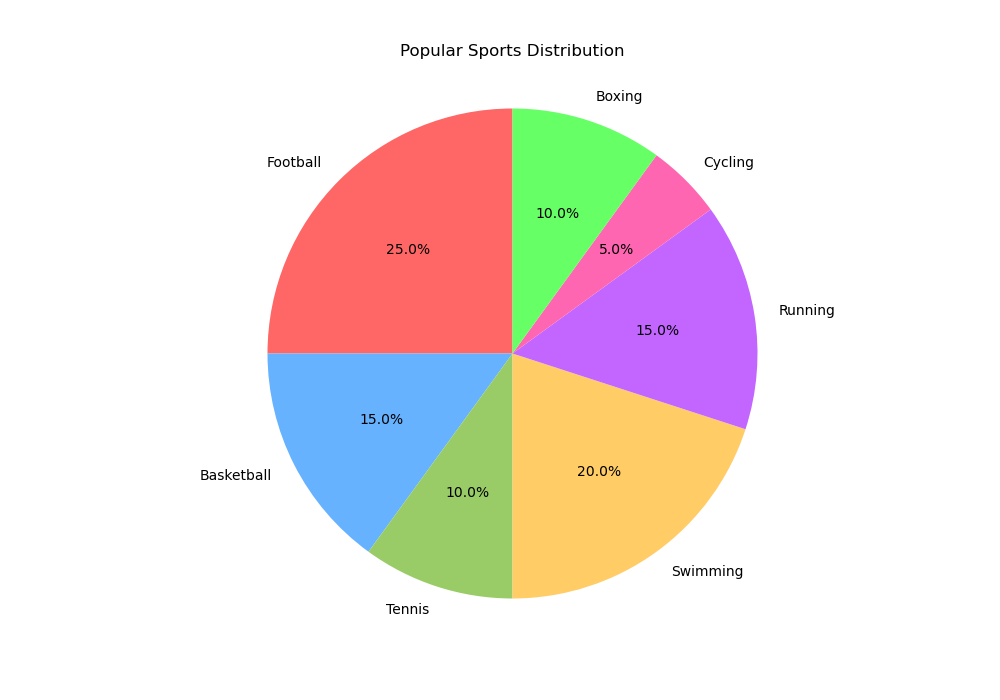

The script that drew this image:

import matplotlib.pyplot as plt

# Data
sports = ['Football', 'Basketball', 'Tennis', 'Swimming', 'Running', 'Cycling', 'Boxing']
percentages = [25, 15, 10, 20, 15, 5, 10]
colors = ['#ff6666', '#66b2ff', '#99cc66', '#ffcc66', '#c266ff', '#ff66b2', '#66ff66']

# Pie chart
plt.figure(figsize=(10, 7))  # Change width and height of the chart
plt.pie(percentages, labels=sports, colors=colors, autopct='%1.1f%%', startangle=90)
plt.axis('equal')  # Equal aspect ratio ensures that pie is drawn as a circle.

# Title
plt.title('Popular Sports Distribution', pad=20)

# Display the chart
plt.show()
